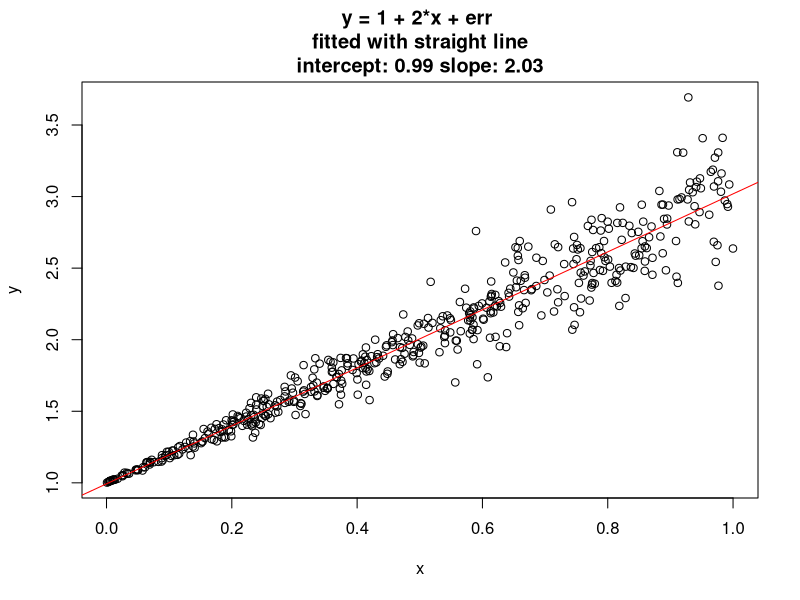

Recreate this plot in R.
# R script, week 01
# author: hugh murrell

n <- 500
x <- runif(n,0,1)
y <- 1 + 2*x + (x/4)*rnorm(n,0)

fit <- lsfit(x,y)   # or use lm(y~x)

plot(x,y,main=paste("y = 1 + 2*x + err","\n fitted with straight line \nintercept:",
                      round(coef(fit)[1],2),"slope:", round(coef(fit)[2],2)))
abline(fit,col='red')
